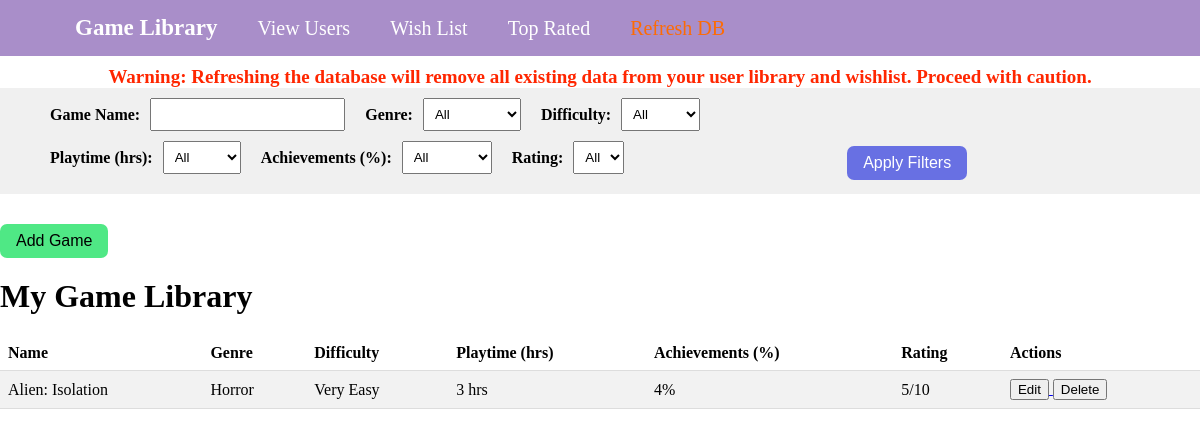
The page / on the database its author committed.
### tables this page shows
CREATE TABLE UserGame (
       UGID INTEGER PRIMARY KEY AUTOINCREMENT,
       UG_GameID INTEGER,
       Difficulty STRING,
       Playtime INTEGER,
       Achievements TEXT,
       Rating INTEGER,
       Review TEXT,
       Date_Added DATE,
       FOREIGN KEY (UG_GameID) REFERENCES Game (GameID)
   );

CREATE TABLE Game (
       GameID INTEGER PRIMARY KEY AUTOINCREMENT,
       Game_Name TEXT,
       Game_Genre TEXT,  
       Game_Developer TEXT,
       Game_Release_Date TEXT,
       Game_Platform TEXT,
       Game_Price REAL
   );

### run.py (the view)
@app.route('/')
def home():
   conn = sqlite3.connect('CS4750Project.db')
   c = conn.cursor()
   c.execute("""
       SELECT
           UserGame.UGID,
           Game.Game_Name,
           Game.Game_Genre,
           UserGame.Difficulty,
           UserGame.Playtime,
           UserGame.Achievements,
           UserGame.Rating
       FROM UserGame
       JOIN Game ON UserGame.UG_GameID = Game.GameID
       ORDER BY UserGame.Date_Added DESC
   """)
   games = c.fetchall()
   conn.close()
   return render_template('landingPage.html', games=games)

### templates/landingPage.html (shortened to what this page needs)
<!DOCTYPE html>
<html>
<head>
</head>
<body>
    {% include 'navbar.html' %}
    <div class="filters-container">
        <div class="left-filters">
            <div class="filter-container">
                <label class="filter-label" for="name-filter">Game Name:</label>
                <input type="text" id="name-filter">
            </div>
            <div class="filter-container">
                <label class="filter-label" for="genre-filter">Genre:</label>
                <select id="genre-filter" class="filter-select">
                    <option value="">All</option>
                </select>
            </div>
            <div class="filter-container">
                <label class="filter-label" for="difficulty-filter">Difficulty:</label>
                <select id="difficulty-filter" class="filter-select">
                    <option value="">All</option>
                </select>
            </div>
        </div>
        <div class="right-filters">
            <div class="filter-container">
                <label class="filter-label" for="playtime-filter">Playtime (hrs):</label>
                <select id="playtime-filter" class="filter-select">
                    <option value="">All</option>
                </select>
            </div>
            <div class="filter-container">
                <label class="filter-label" for="achievements-filter">Achievements (%):</label>
                <select id="achievements-filter" class="filter-select">
                    <option value="">All</option>
                </select>
            </div>
            <div class="filter-container">
                <label class="filter-label" for="rating-filter">Rating:</label>
                <select id="rating-filter" class="filter-select">
                    <option value="">All</option>
                </select>
            </div>
        </div>
        <input type="button" value="Apply Filters" onclick="applyFilters()" class="filter-button">
    </div>
    <a href="{{ url_for('add_game') }}">
        <button class="new-game-button">Add Game</button>
    </a>
    <h1>My Game Library</h1>
    <table id="game-table">
        <tr>
            <th>Name</th>
            <th>Genre</th>
            <th>Difficulty</th>
            <th>Playtime (hrs)</th>
            <th>Achievements (%)</th>
            <th>Rating</th>
            <th>Actions</th>
        </tr>
        {% for game in games %}
        <tr>
            <td>{{ game[1] }}</td>
            <td>{{ game[2] }}</td>
            <td>{{ game[3] }}</td>
            <td>{{ game[4] }} hrs</td>
            <td>{{ game[5] }}%</td>
            <td>{{ game[6] }}/10</td>
            <td>
                <a href="{{ url_for('edit_game', game_id=game[0]) }}">
                    <button class="edit-button">Edit</button>
                </a>
                <a href="{{ url_for('confirm_delete', game_id=game[0]) }}">
                    <button class="confirm-delete-button">Delete</button>
                </a>
            </td>
        </tr>
        {% endfor %}
    </table>
</body>
</html>

### templates/landingPage.html (style rules this page uses)
body { margin: 0; padding: 0; }
.filters-container { display: flex; flex-wrap: wrap; align-items: center; justify-content: space-between; padding: 10px; background-color: #f0f0f0; margin-bottom: 20px; }
.left-filters { display: flex; flex-wrap: wrap; align-items: center; margin-right: 15px; margin-left: 20px; }
.right-filters { display: flex; flex-wrap: wrap; align-items: center; margin-left: 20px; }
.filter-container { display: flex; align-items: center; margin-bottom: 10px; }
.filter-label { margin-right: 10px; margin-left: 20px; font-weight: bold; }
.filter-select, #name-filter { padding: 7px; }
.new-game-button { margin-top: 10px; padding: 8px 16px; background-color: rgb(79, 232, 133); color: black; border: none; border-radius: 7px; font-size: 16px; cursor: pointer; text-decoration: none; display: inline-block; transition: background-color 0.3s; margin-left: auto; }
.filter-button { margin-top: 10px; padding: 8px 16px; background-color: rgb(104, 112, 227); color: white; border: none; border-radius: 7px; font-size: 16px; cursor: pointer; text-decoration: none; display: block; margin: 0 auto; transition: background-color 0.3s; }
table { width: 100%; border-collapse: collapse; margin-top: 20px; }
th, td { text-align: left; padding: 8px; border-bottom: 1px solid #ddd; }
tr:nth-child(even) { background-color: #f2f2f2; }
h1 { margin-top: 20px; }

### rows shown on the page
UserGame: Game_Name "Alien: Isolation", Game_Genre "Horror", Difficulty "Very Easy", Playtime "3", Achievements "4", Rating "5"
